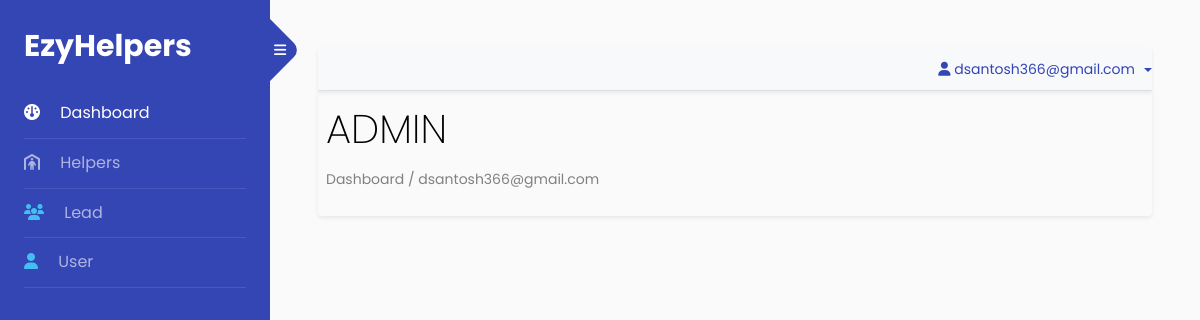
The page /super/dashboard (signed in) on the database as committed earlier.
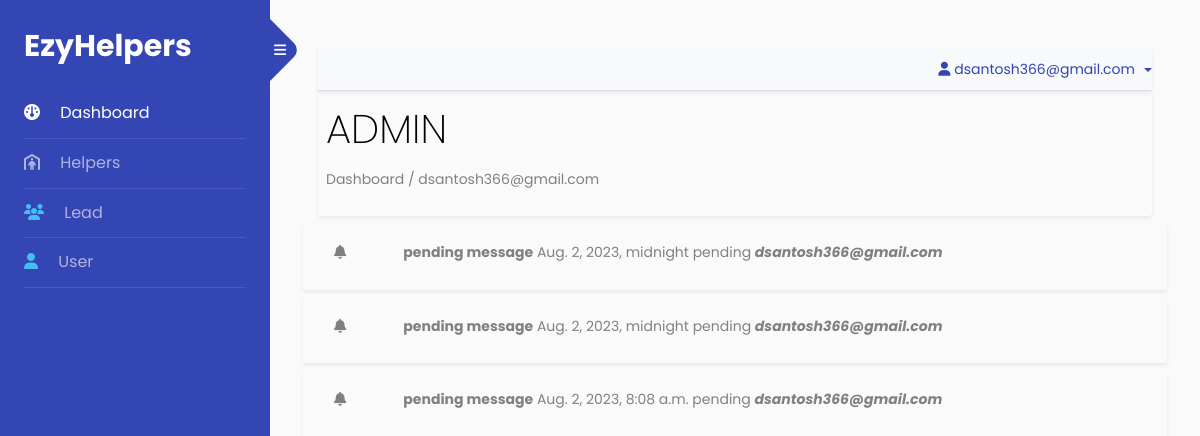
The same page on the database as committed later.
### app/models.py (models this page shows)
class LeadStatusNotificationModel(models.Model):
    lead = models.CharField(max_length=100)
    employee = models.ForeignKey(User,on_delete=models.SET_NULL,null=True)
    status = models.CharField(max_length=50,choices=LEAD_CONTACT_STATUS,default='pending')
    msg = models.CharField(max_length=400)
    date = models.DateTimeField(auto_now_add=True)

### backnd/views_super.py (the view)
# urls.py: path('super/dashboard',SuperUserDashBoard,name='super_user_dashboard'),
@login_required
def SuperUserDashBoard(request):
    if not request.user.is_superuser:
        return HttpResponse("<h1>Not a valid user to access this page.!</h1>")
    else:
        current_datetime = timezone.now()
        threshold_datetime = current_datetime - timezone.timedelta(hours=24)
        notify = LeadStatusNotificationModel.objects.filter(date__lt = threshold_datetime)
        data = {
            'notify': notify
        }
        return render(request,"super/dashboard.html",data)

### templates/super/dashboard.html
{% extends "index.html" %}
{% load static %}
{% block body %}
<section class="super_user_dash shadow-sm rounded p-2">
  <div class='dash-box'>
    <h1> ADMIN </h1>
    <p>Dashboard / {{request.user}}</p>
  </div>
</section>
<section class='admin_dash'>
  {% for i in notify %}
  <div class="row shadow-sm my-2 p-3">
    <div class="col-1"><i class="fa-solid fa-bell"></i></div>
    <div class="col-11">
      <label><b>{{i.msg}}</b></label>
      <label>{{i.date}}</label>
      <label>{{i.status}}</label>
      <label><i><b>{{i.employee.username}}</b></i></label>
    </div>
  </div>
  {% endfor %}
</section>
{% endblock body %}

### templates/index.html (shortened to what this page needs)
<!doctype html>
<html lang="en">
<head>
	{% load static %}
	<link rel="stylesheet" href="https://stackpath.bootstrapcdn.com/font-awesome/4.7.0/css/font-awesome.min.css">
	<link rel="stylesheet" href="{% static 'css/style.css' %}">
	<link rel="stylesheet" href="https://cdnjs.cloudflare.com/ajax/libs/font-awesome/6.4.0/css/all.min.css">
	<link rel="stylesheet" href="{% static 'style.css' %}">
</head>
<body>
	<div class="wrapper d-flex align-items-stretch">
		<nav id="sidebar">
			<div class="custom-menu">
				<button type="button" id="sidebarCollapse" class="btn btn-primary">
					<i class="fa fa-bars"></i>
				</button>
			</div>
			<div class="p-4">
				<h1>
					<a href="{% url 'home' %}" class="logo">EzyHelpers
					</a>
				</h1>
				{% with request.resolver_match.url_name as url_name %} {% comment %} for get url name {% endcomment %}
				<ul class="list-unstyled components mb-5">
					<li class="{% if url_name == 'super_user_dashboard' or url_name == 'employee_dashboard' %}active{% endif %}">
						<a href="{% url 'home' %}"><i class="fa-solid fa-gauge mr-3"></i> Dashboard</a>
					</li>
					<li
						class="{% if url_name == 'helper_list' or url_name == 'helper_add' or url_name == 'excel_file_helper_upload' or url_name == 'helper_view'  %}active{% endif %}">
						<a href="{% url 'helper_list' %}"><i class="fa-solid fa-person-shelter mr-3"></i> Helpers</a>
					</li>
					<li
						class="{% if url_name == 'lead_list' or url_name == 'lead_add' or url_name == 'lead_edit'  %}active{% endif %}">
						<a href="{% url 'lead_list' %}"><span class="fa-solid fa-users mr-3"></span> Lead</a>
					</li>
					{% if request.user.is_superuser %}
					<li
						class="{% if url_name == 'superuser_user_create' or url_name == 'superuser_user_list' or url_name == 'superuser_user_update' %}active{% endif %}">
						<a href="{% url 'superuser_user_list' %}"><span class="fa fa-user mr-3"></span> User</a>
					</li>
					{% endif %}
				</ul>
				{% endwith %}
		</nav>
		<div id="content" class="p-4 p-md-5 pt-5">
			<nav class="shadow-sm navbar-light bg-light">
				<ul class="nav nav-tabs justify-content-end">
					<li class="nav-item dropdown">
						<a class="nav-link dropdown-toggle" data-toggle="dropdown" href="#" role="button"
							aria-haspopup="true" aria-expanded="false">
							<i class="fa-solid fa-user"></i> {{request.user}}
						</a>
					</li>
				</ul>
			</nav>
			{% block body %}
			{% endblock body %}
		</div>
	</div>
</body>
</html>

### static/style.css (style rules this page uses)
.super_user_dash .dash-box h1 { text-align: left; font-weight: 200; }

Rows that differ between the two databases and show on the page:
added LeadStatusNotificationModel: msg "pending message", date "Aug. 2, 2023, midnight", status "pending", employee.username "dsantosh366@gmail.com"
added LeadStatusNotificationModel: msg "pending message", date "Aug. 2, 2023, midnight", status "pending", employee.username "dsantosh366@gmail.com"
added LeadStatusNotificationModel: msg "pending message", date "Aug. 2, 2023, 8:08 a.m.", status "pending", employee.username "dsantosh366@gmail.com"
